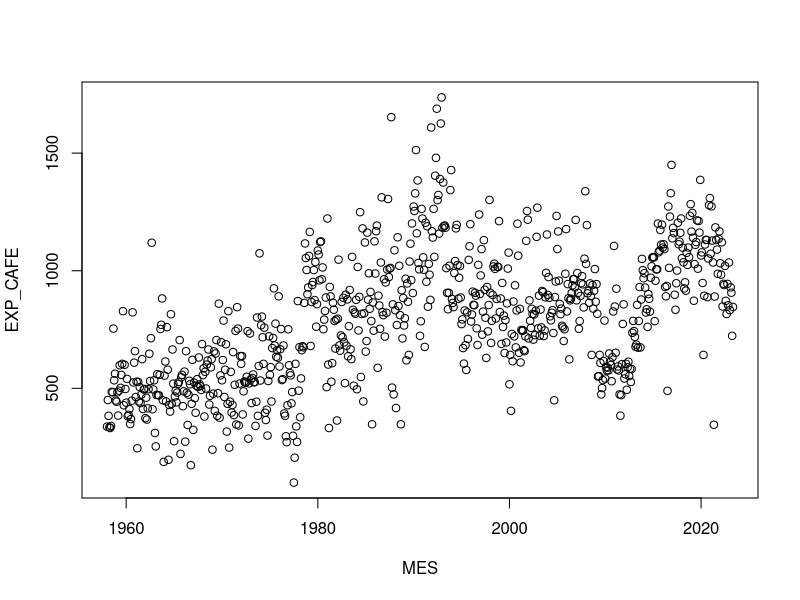
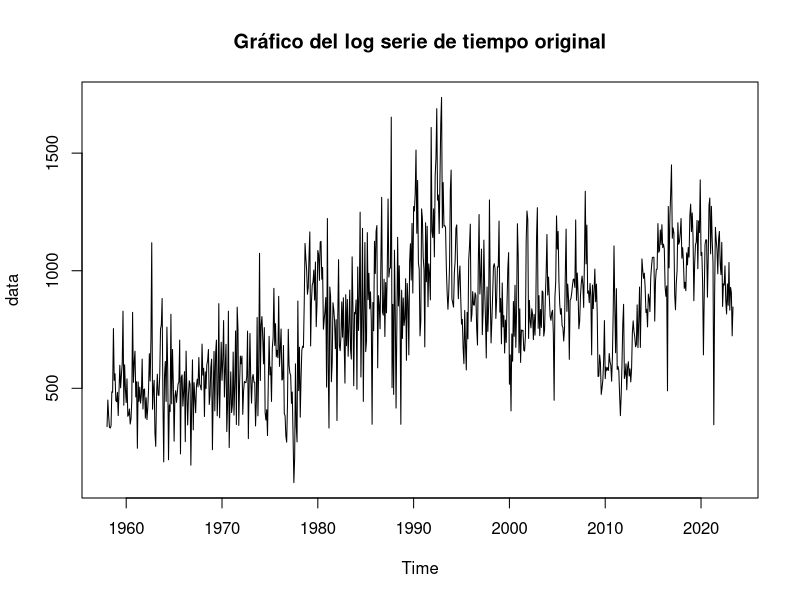
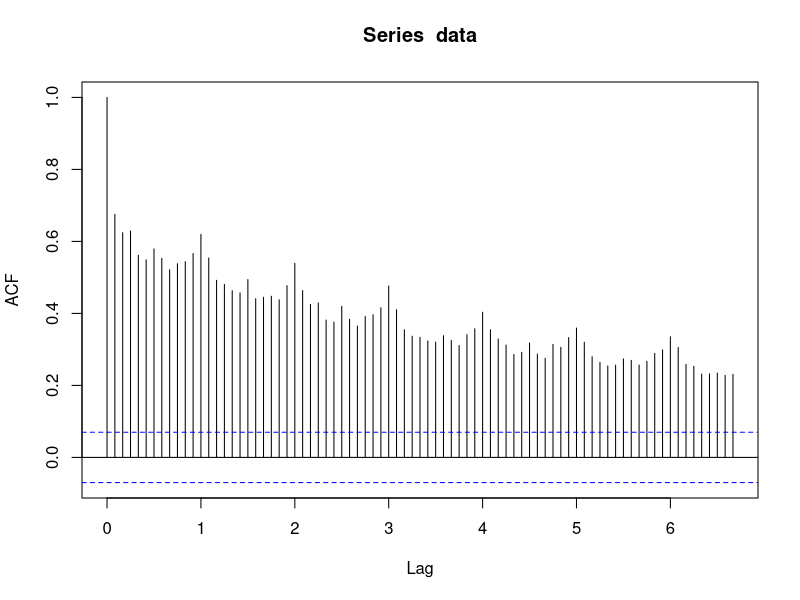
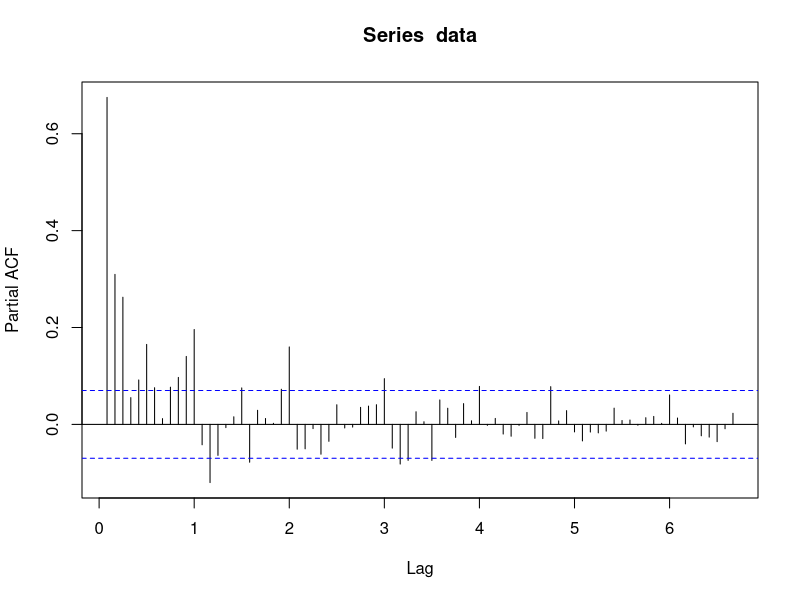
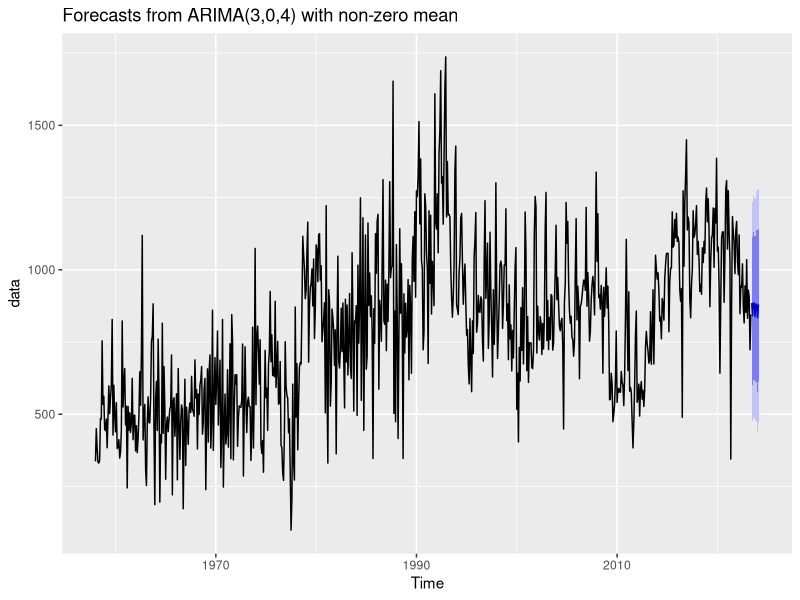
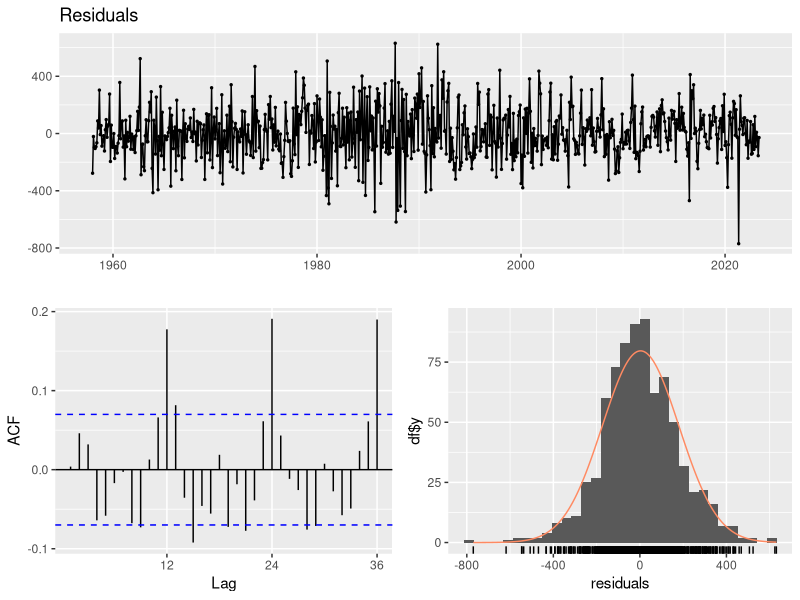

These charts were generated, in order, by the following R code:

#Establecer el directorio de trabajo

setwd("C:/Users/57350/Desktop/GITHUB/SERIES DE TIEMPO/Series de tiempo")
remove(list = ls())


#librerías
library(readxl)
library(tidyverse)
library(tseries)
library(urca)
library(forecast)

#Importar data set

data_x <- read_excel("Volumen.xlsx")
plot(data_x)
attach(data_x)

#Volver serie de tiempo
data <- ts(EXP_CAFE, start= c(1958,1), frequency = 12)
view(data)
plot(data, main = "Gráfico del log serie de tiempo original")


# Prueba de estacionariedad
# Prueba de Dickey-Fuller
ur.df(data)%>% summary()


#En la prueba el P-valor es menor que los valores críticos al 5% y 10%,
#Se puede decir que hay suficiente evidencia estadistica para rechazar H0 y afirmar 
#que no hay raiz unitaria o que la serie de tiempo es estacionaria.


#Identificación de órdenes del modelo ARMA

# Gráficos de ACF y PACF
acf_data <- acf(data, lag.max = 80)
pacf_data <- pacf(data, lag.max = 80)


# Ajustar los modelos ante diferentes valores de p y q

ajuste_ARIMA <- function(data, valores_p, valores_q) 
{modelos <- list()
for (p in valores_p) {
  for (q in valores_q) {
    modelo <- Arima(data, order = c(p, 0, q))
    modelos[[paste("ARMA", p, q, sep = "")]] <- modelo
  }
}
return(modelos)
}


#Se definen los rangos de valores de p y q.
valores_p <- c(1, 2, 3)
valores_q <- c(0, 1, 2, 3, 4)

modelos_ajustados <- ajuste_ARIMA(data, valores_p, valores_q)


aic=numeric(length(modelos_ajustados))
bic=numeric(length(modelos_ajustados))

aic <- sapply(modelos_ajustados, AIC)
bic <- sapply(modelos_ajustados, BIC)


resumen = data.frame(modelos_ajustados=paste0("ARIMA",1:length(modelos_ajustados)),
                     AIC = aic,
                     BIC= bic)  
print(resumen)  


#El mejor modelo dado que sus criterios AIC y BIC son los menores, es el modelo 15
# ARIMA(3, 0, 4) con un AIC de 103.8 y un BIC de 104.2


ARMA15 = Arima(data, order=c(3,0,4)) 

#Una vez definido el mejor modelo ARMA podemos realizar el pronostico.

predic_1 =forecast(ARMA15, h=10)
summary(predic_1)
library(ggplot2)
autoplot(predic_1)

error=residuals(ARMA15)
checkresiduals(error)



#El resultado es el pronostico para 10 meses del volumen mensual 
#de ventas de cafe.






